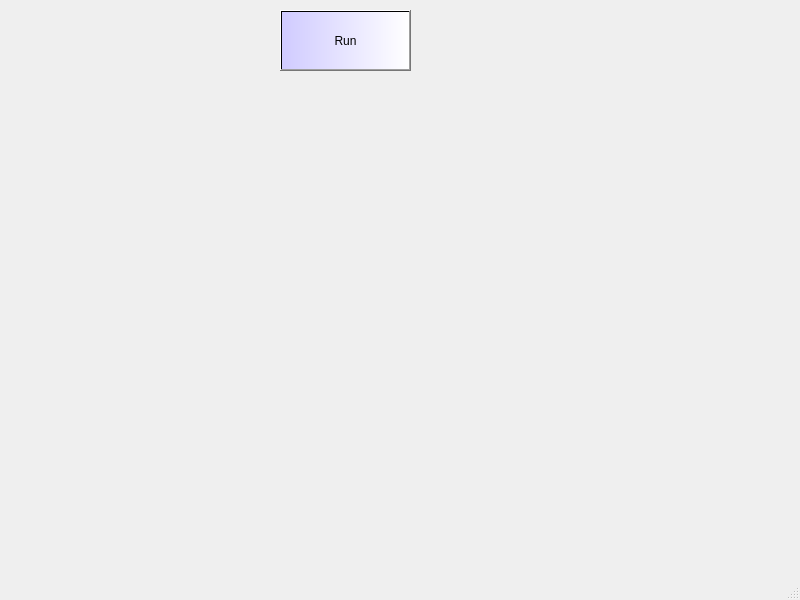
<?xml version="1.0" encoding="UTF-8"?>
<ui version="4.0">
 <class>MainWindow</class>
 <widget class="QMainWindow" name="MainWindow">
  <property name="geometry">
   <rect>
    <x>0</x>
    <y>0</y>
    <width>800</width>
    <height>600</height>
   </rect>
  </property>
  <property name="windowTitle">
   <string>MainWindow</string>
  </property>
  <widget class="QWidget" name="centralwidget">
   <widget class="QPushButton" name="pushButton">
    <property name="geometry">
     <rect>
      <x>280</x>
      <y>10</y>
      <width>131</width>
      <height>61</height>
     </rect>
    </property>
    <property name="styleSheet">
     <string notr="true">background:qlineargradient(spread:pad, x1:0, y1:0, x2:1, y2:0, stop:0 rgba(208, 203, 255), stop:1 rgba(255, 255, 255, 255));
font: 20pt &quot;Nirmala UI&quot;;</string>
    </property>
    <property name="text">
     <string>Run</string>
    </property>
   </widget>
  </widget>
  <widget class="QMenuBar" name="menubar">
   <property name="geometry">
    <rect>
     <x>0</x>
     <y>0</y>
     <width>800</width>
     <height>21</height>
    </rect>
   </property>
  </widget>
  <widget class="QStatusBar" name="statusbar"/>
 </widget>
 <resources/>
 <connections/>
</ui>
